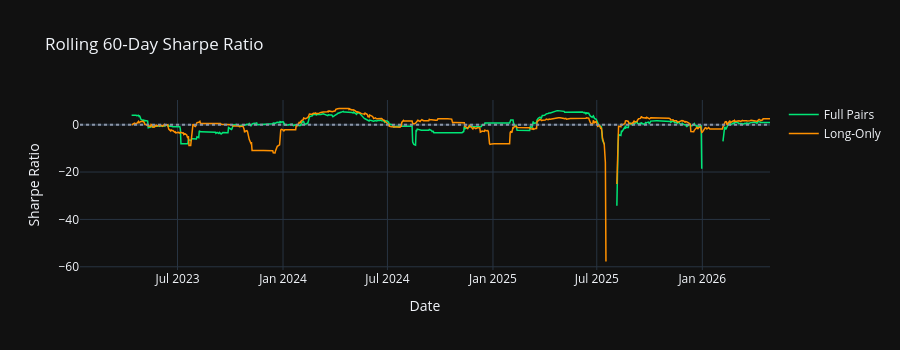

The code cell stored with this chart in its notebook:
### Markdown cell above
## Rolling 60-day Sharpe ratio

### Code cell
def rolling_sharpe(returns, window=60):
    rf = 0.06 / 252
    excess = returns - rf
    return np.sqrt(252) * excess.rolling(window).mean() / excess.rolling(window).std()

fig = go.Figure()

fig.add_trace(go.Scatter(
    x=full_returns.index, y=rolling_sharpe(full_returns),
    name="Full Pairs", line=dict(color="#00e676", width=1.5)
))

fig.add_trace(go.Scatter(
    x=long_returns.index, y=rolling_sharpe(long_returns),
    name="Long-Only", line=dict(color="#ff9100", width=1.5)
))

fig.add_hline(y=0, line_dash="dot", line_color="#8a94a6")

fig.update_layout(
    title="Rolling 60-Day Sharpe Ratio",
    xaxis_title="Date", yaxis_title="Sharpe Ratio",
    template="plotly_dark", height=350,
    hovermode="x unified"
)
fig.show()

### Figure 1 — Plotly figure (JSON) as saved in the notebook; plotly's stock layout.template omitted (floating-point values rounded to 4 significant figures; data arrays with more than 128 entries replaced by an {"elided": "..."} marker saying what was removed)
{"data": [{"line": {"color": "#00e676", "width": 1.5}, "name": "Full Pairs", "type": "scatter", "x": {"elided": "811 str values"}, "y": {"elided": "811 float values"}}, {"line": {"color": "#ff9100", "width": 1.5}, "name": "Long-Only", "type": "scatter", "x": {"elided": "811 str values"}, "y": {"elided": "811 float values"}}], "layout": {"height": 350, "hovermode": "x unified", "shapes": [{"line": {"color": "#8a94a6", "dash": "dot"}, "type": "line", "x0": 0, "x1": 1, "xref": "x domain", "y0": 0, "y1": 0, "yref": "y"}], "title": {"text": "Rolling 60-Day Sharpe Ratio"}, "xaxis": {"title": {"text": "Date"}}, "yaxis": {"title": {"text": "Sharpe Ratio"}}}}
